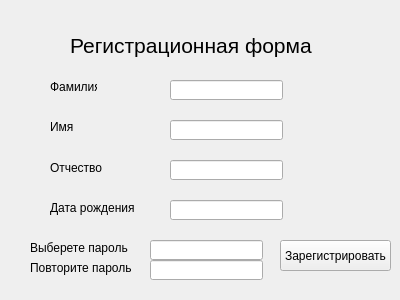
<?xml version="1.0" encoding="UTF-8"?>
<ui version="4.0">
 <class>LoginWindow</class>
 <widget class="QWidget" name="LoginWindow">
  <property name="geometry">
   <rect>
    <x>0</x>
    <y>0</y>
    <width>400</width>
    <height>300</height>
   </rect>
  </property>
  <property name="windowTitle">
   <string>Form</string>
  </property>
  <widget class="QLabel" name="label">
   <property name="geometry">
    <rect>
     <x>70</x>
     <y>30</y>
     <width>271</width>
     <height>31</height>
    </rect>
   </property>
   <property name="font">
    <font>
     <pointsize>16</pointsize>
    </font>
   </property>
   <property name="text">
    <string>Регистрационная форма</string>
   </property>
  </widget>
  <widget class="QLabel" name="label_2">
   <property name="geometry">
    <rect>
     <x>50</x>
     <y>80</y>
     <width>47</width>
     <height>13</height>
    </rect>
   </property>
   <property name="text">
    <string>Фамилия</string>
   </property>
  </widget>
  <widget class="QLineEdit" name="lineEdit">
   <property name="geometry">
    <rect>
     <x>170</x>
     <y>80</y>
     <width>113</width>
     <height>20</height>
    </rect>
   </property>
  </widget>
  <widget class="QLabel" name="label_3">
   <property name="geometry">
    <rect>
     <x>50</x>
     <y>120</y>
     <width>47</width>
     <height>13</height>
    </rect>
   </property>
   <property name="text">
    <string>Имя</string>
   </property>
  </widget>
  <widget class="QLineEdit" name="lineEdit_2">
   <property name="geometry">
    <rect>
     <x>170</x>
     <y>120</y>
     <width>113</width>
     <height>20</height>
    </rect>
   </property>
  </widget>
  <widget class="QLabel" name="label_4">
   <property name="geometry">
    <rect>
     <x>50</x>
     <y>160</y>
     <width>61</width>
     <height>16</height>
    </rect>
   </property>
   <property name="text">
    <string>Отчество</string>
   </property>
  </widget>
  <widget class="QLineEdit" name="lineEdit_3">
   <property name="geometry">
    <rect>
     <x>170</x>
     <y>160</y>
     <width>113</width>
     <height>20</height>
    </rect>
   </property>
  </widget>
  <widget class="QLabel" name="label_5">
   <property name="geometry">
    <rect>
     <x>50</x>
     <y>200</y>
     <width>91</width>
     <height>16</height>
    </rect>
   </property>
   <property name="text">
    <string>Дата рождения</string>
   </property>
  </widget>
  <widget class="QLineEdit" name="lineEdit_4">
   <property name="geometry">
    <rect>
     <x>170</x>
     <y>200</y>
     <width>113</width>
     <height>20</height>
    </rect>
   </property>
  </widget>
  <widget class="QLabel" name="label_6">
   <property name="geometry">
    <rect>
     <x>30</x>
     <y>240</y>
     <width>101</width>
     <height>16</height>
    </rect>
   </property>
   <property name="text">
    <string>Выберете пароль</string>
   </property>
  </widget>
  <widget class="QLineEdit" name="lineEdit_5">
   <property name="geometry">
    <rect>
     <x>150</x>
     <y>240</y>
     <width>113</width>
     <height>20</height>
    </rect>
   </property>
  </widget>
  <widget class="QLabel" name="label_7">
   <property name="geometry">
    <rect>
     <x>30</x>
     <y>260</y>
     <width>101</width>
     <height>16</height>
    </rect>
   </property>
   <property name="text">
    <string>Повторите пароль</string>
   </property>
  </widget>
  <widget class="QLineEdit" name="lineEdit_6">
   <property name="geometry">
    <rect>
     <x>150</x>
     <y>260</y>
     <width>113</width>
     <height>20</height>
    </rect>
   </property>
  </widget>
  <widget class="QPushButton" name="pushButton">
   <property name="geometry">
    <rect>
     <x>280</x>
     <y>240</y>
     <width>111</width>
     <height>31</height>
    </rect>
   </property>
   <property name="text">
    <string>Зарегистрировать</string>
   </property>
  </widget>
 </widget>
 <resources/>
 <connections/>
</ui>
